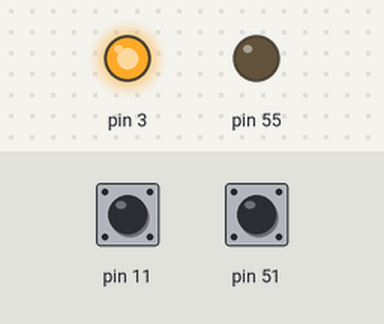
Bench run of a sketch on a simulated Arduino Mega 2560, built with avr-gcc and run on an emulated ATmega2560. On the bench: output pins drawn as LEDs (lit = HIGH). The inputs (shaded band) are chosen by the test bench; at power-on: pin 11 HIGH, pin 51 HIGH.

Above: at 5.0 s.
5.1 s: pin 11 pulled LOW for 0.15 s
At 5.9 s:
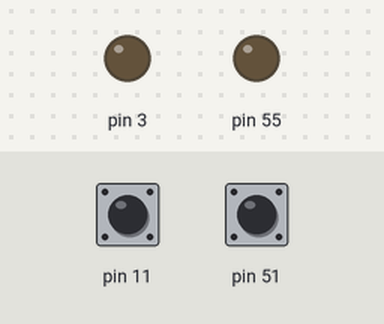
6.7 s: pin 51 pulled LOW for 0.15 s
At 7.1 s:
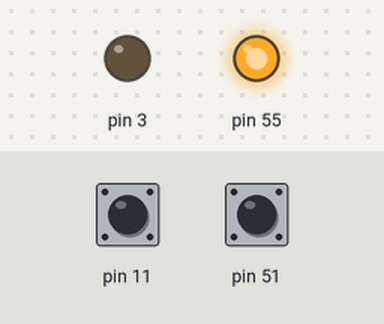
8.3 s: pin 11 pulled LOW for 1 s
At 9.5 s:
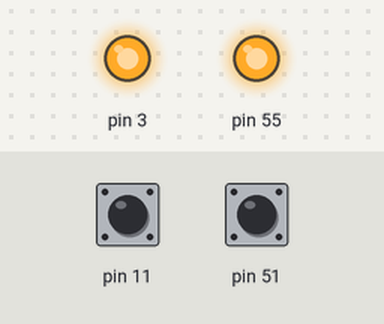
10.8 s: pin 11 pulled LOW for 3.2 s
At 11.4 s:
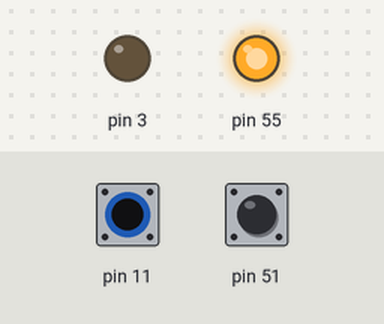
15.5 s: pin 51 pulled LOW for 1 s
At 16.2 s:
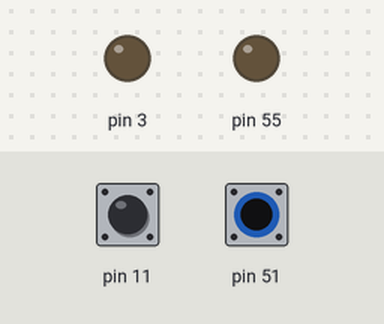
Timing chart, 0 to 18.5 s (numbered marks = the images above; inputs shaded):
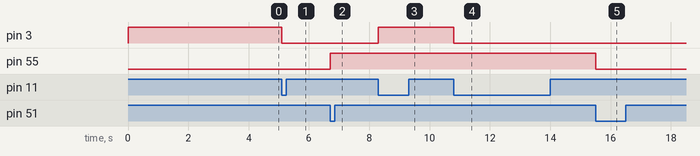

The sketch:

main.ino
```cpp
#define F_CPU 16000000UL 						// Частота - 16MHz
#include <avr/io.h> 							// Бібліотека вводу/виводу AVR
#include <avr/interrupt.h> 						// Бібліотека імен переривань

//volatile int flag2 = 0;
//volatile int flag5 = 0;

int main() {
    DDRF |= (1<<DDF1); 							// Пін A1=PF1 ATmega2560 як ВИХІД
    PORTF &= ~(1<<PORTF1); 						// викл
    DDRE |= (1<<DDE5); 							// Пін D3=PE5 ATmega2560 як ВИХІД
    PORTE |= (1<<PORTE5); 						// викл

    DDRB &= ~((1<<DDB2)|(1<<DDB5)); 			// PCINT5=PB5=D11, PCINT2=PB2=D51 на ВХІД
    PORTB |= (1<<PORTB2)|(1<<PORTB5); 			// підтягуємо до + живлення
    //D11 - кнопка1; D51 - кнопка2

    PCICR |= (1 << PCIE0); 						// Дозволяємо переривання групи PCINT0
    // Дозволяємо переривання на пінах PCINT2=PB2, PCINT5=PB5
    PCMSK0 |= (1 << PCINT2)|(1 << PCINT5);
    sei(); 										// Дозволяємо глобальні переривання
    while(1) {} 								// Основна програма
}
// обробник переривання PCINT0
ISR(PCINT0_vect) {
        if( !(PINB & (1<<PINB2))) PORTF ^= (1<<PORTF1);
        if( !(PINB & (1<<PINB5))) PORTE ^= (1<<PORTE5);
}
```

Measured:
- after the input at 5.1 s, pin 3: HIGH → LOW at once
- after the input at 6.7 s, pin 55: LOW → HIGH at once
- after the input at 8.3 s, pin 3: LOW → HIGH at once
- after the input at 10.8 s, pin 3: HIGH → LOW at once
- after the input at 15.5 s, pin 55: HIGH → LOW at once
